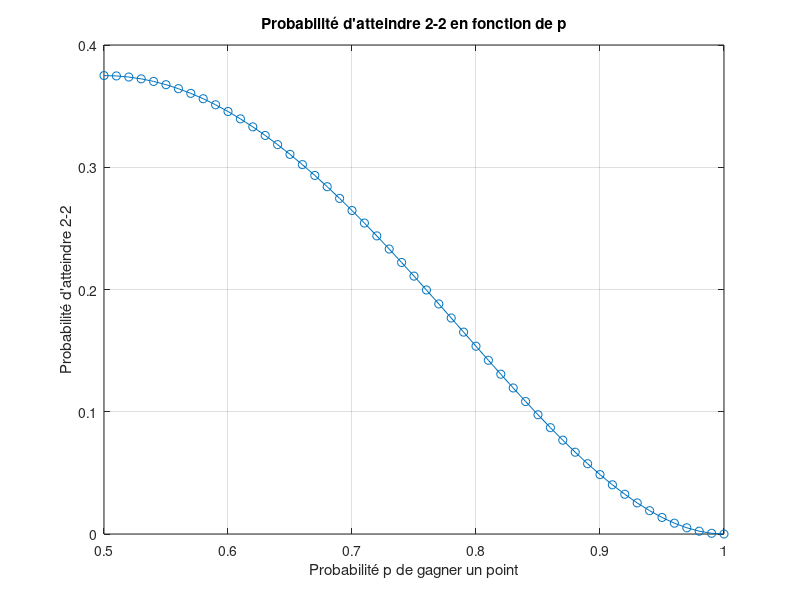

Write MATLAB code to recreate this figure.
p_values = 0.5:0.01:1.0;
prob_22 = zeros(size(p_values));  % Probabilité d'atteindre 2-2 pour chaque p
for i = 1:length(p_values)
    p = p_values(i);
    T = [
        0,   0,   0,   0,   0,   0,   0,   0,   0,   0,   0;
        p,   0,   0,   0,   0,   0,   0,   0,   0,   0,   0;
        1-p, 0,   0,   0,   0,   0,   0,   0,   0,   0,   0;
        0,   p,   0,   0,   0,   0,   0,   0,   0,   0,   0;
        0, 1-p, p,   0,   0,   0,   0,   0,   0,   0,   0;
        0,   0, 1-p, 0,   0,   0,   0,   0,   0,   0,   0;
        0,   0,   0,  1-p,  p,   0,   0,   0,   0,   0,   0;
        0,   0,   0,   0,   1-p, p,   0,   0,   0,   0,   0;
        0,   0,   0,   0,   0,   0, 1-p,   p,   0,   0,   0;
        0,   0,   0,   p,   0,   0,   p,   0,   p,   1,   0;
        0,   0,   0,   0,   0, 1-p,   0, 1-p, 1-p,   0,   1;
    ];
    v = zeros(11, 1);
    v(1) = 1;

    % Calculer la probabilité d'atteindre le 2-2 en itérant T
    iterations = 100;
    prob_22_actuelle = 0; 
    for k = 1:iterations
        v = T * v;
        prob_22_actuelle = prob_22_actuelle + v(9);
    end 
    prob_22(i) = prob_22_actuelle;
end

% Graphique de la probabilité d'atteindre le score de 2-2 en fonction de p
figure;
plot(p_values, prob_22, '-o');
xlabel('Probabilité p de gagner un point');
ylabel('Probabilité d''atteindre 2-2');
title('Probabilité d''atteindre 2-2 en fonction de p');
grid on;